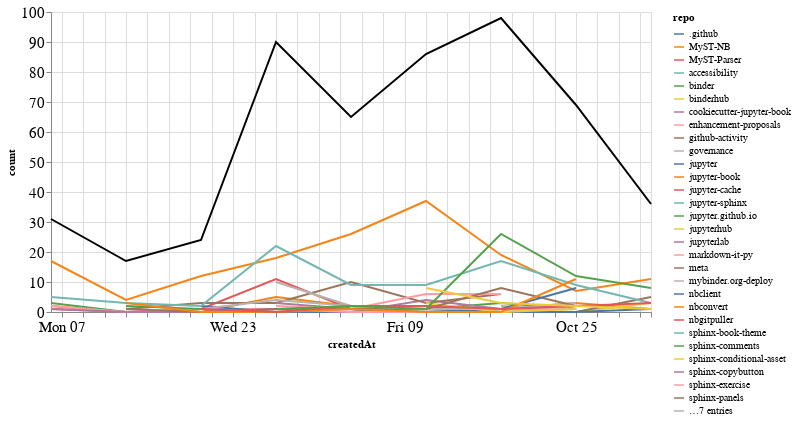

Notebook code cell kept with this figure:
### Markdown cell above
## Comments

### Code cell
comments_time = comments.groupby('repo').resample('W', on='createdAt').count()['author'].reset_index()
comments_time = comments_time.rename(columns={'author': 'count'})
comments_time_total = comments_time.groupby('createdAt').agg({"count": "sum"}).reset_index()
ch1 = alt.Chart(comments_time, width=600).mark_line().encode(
    x='createdAt',
    y='count',
    color='repo',
    tooltip="repo"
)

ch2 = alt.Chart(comments_time_total, width=600).mark_line(color="black").encode(
    x='createdAt',
    y='count',
)

ch1 + ch2

### Figure 1 — Vega-Lite specification as saved in the notebook (floating-point values rounded to 4 significant figures; data arrays with more than 128 entries replaced by an {"elided": "..."} marker saying what was removed)
{"config": {"axisLeft": {"labelFontSize": 15}, "axisBottom": {"labelFontSize": 15}}, "layer": [{"data": {"name": "data-12b41a6a1d71e0665ade03328dcd22c2"}, "mark": "line", "encoding": {"color": {"type": "nominal", "field": "repo"}, "tooltip": {"type": "nominal", "field": "repo"}, "x": {"type": "temporal", "field": "createdAt"}, "y": {"type": "quantitative", "field": "count"}}, "width": 600}, {"data": {"name": "data-d67b0c50c2ef982b0e27e17fb330d4af"}, "mark": {"type": "line", "color": "black"}, "encoding": {"x": {"type": "temporal", "field": "createdAt"}, "y": {"type": "quantitative", "field": "count"}}, "width": 600}], "$schema": "https://vega.github.io/schema/vega-lite/v4.8.1.json", "datasets": {"data-12b41a6a1d71e0665ade03328dcd22c2": {"elided": "150 records"}, "data-d67b0c50c2ef982b0e27e17fb330d4af": [{"createdAt": "2020-09-06T00:00:00", "count": 31}, {"createdAt": "2020-09-13T00:00:00", "count": 17}, {"createdAt": "2020-09-20T00:00:00", "count": 24}, {"createdAt": "2020-09-27T00:00:00", "count": 90}, {"createdAt": "2020-10-04T00:00:00", "count": 65}, {"createdAt": "2020-10-11T00:00:00", "count": 86}, {"createdAt": "2020-10-18T00:00:00", "count": 98}, {"createdAt": "2020-10-25T00:00:00", "count": 69}, {"createdAt": "2020-11-01T00:00:00", "count": 36}]}}
